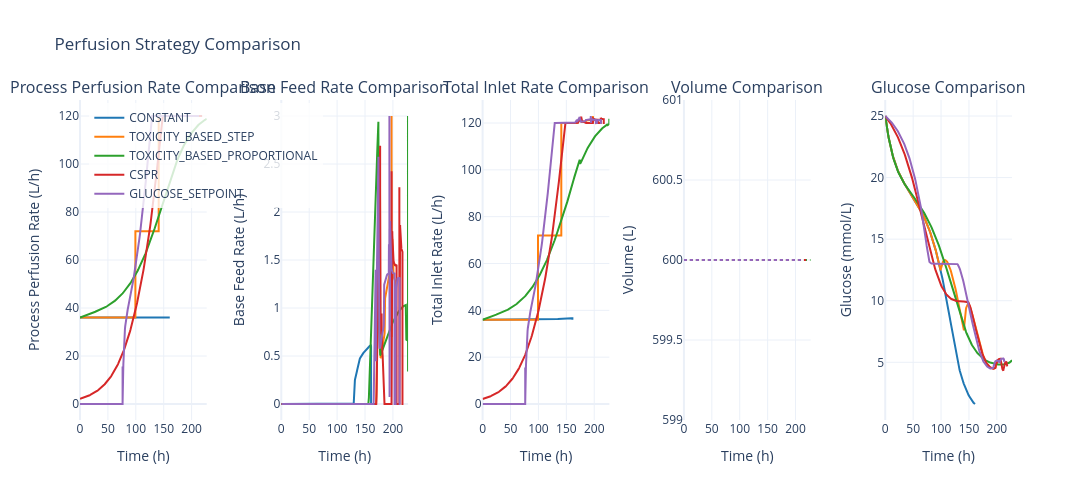

The cell this chart's notebook holds for it:
### Markdown cell above
## 9. Compare Perfusion Strategies: Inlet Rates and Glucose

### Code cell
# Comparison plot: perfusion profiles and glucose concentration across all perfusion strategies
import copy
from func_timeout import func_timeout, FunctionTimedOut
import plotly.graph_objects as go
from plotly.subplots import make_subplots
from animakinetica.analysis.batch_visualization import (
    plot_batch_volume_feed,
    plot_batch_biomass_metabolites,
)

TIMEOUT_SECONDS = 10

# Use same simulation setup for fair comparison
perfusion_strategies_compare = [
    PerfusionStrategy.CONSTANT,
    PerfusionStrategy.TOXICITY_BASED_STEP,
    PerfusionStrategy.TOXICITY_BASED_PROPORTIONAL,
    PerfusionStrategy.CSPR,
    PerfusionStrategy.GLUCOSE_SETPOINT,
]

color_map = {
    PerfusionStrategy.CONSTANT: "#1f77b4",
    PerfusionStrategy.TOXICITY_BASED_STEP: "#ff7f0e",
    PerfusionStrategy.TOXICITY_BASED_PROPORTIONAL: "#2ca02c",
    PerfusionStrategy.CSPR: "#d62728",
    PerfusionStrategy.GLUCOSE_SETPOINT: "#9467bd",
}

fig_compare = make_subplots(
    rows=1, cols=5,
    subplot_titles=(
        "Process Perfusion Rate Comparison",
        "Base Feed Rate Comparison",
        "Total Inlet Rate Comparison",
        "Volume Comparison",
        "Glucose Comparison",
    ),
    horizontal_spacing=0.08
)

params_compare = SimulationParameters.load_parameters(["Cell_GFI", "anab_GFI", "cata_GFI", "perfusion"])

def run_compare_simulation(perf_strategy, base_params):
    params_test = copy.deepcopy(base_params)
    params_test.update("excess_kinetics_batch")  # Use excess kinetics for more dynamic response in perfusion testing
    sim_test = CellCultureSimulation(
        parameters=params_test,
        kinetics=Kinetics.EXCESS,
        operating_mode=OperatingMode.PERFUSION,
        perfusion_strategy=perf_strategy,
        gas_controller=GasController.CASCADE_N_FG_XO2,
        performance_mode=False,
        solver_method="BDF"
    )
    return sim_test.run_simulation(number_of_batches=1)

for ps in perfusion_strategies_compare:
    print(f"Simulating {ps} for comparison...")
    try:
        res = func_timeout(TIMEOUT_SECONDS, run_compare_simulation, args=(ps, params_compare))
    except FunctionTimedOut:
        print(f"  ✗ TIMEOUT: {ps} exceeded {TIMEOUT_SECONDS}s limit — skipping.")
        continue
    except Exception as e:
        print(f"  ✗ ERROR in {ps}: {type(e).__name__}: {e} — skipping.")
        continue

    # Reuse existing plotting utilities and extract traces from their outputs
    fig_volume = plot_batch_volume_feed(res, batch_number=1, layout_kwargs={"showlegend": False})
    fig_biomass = plot_batch_biomass_metabolites(res, batch_number=1, layout_kwargs={"showlegend": False})

    process_rate_trace = next(tr for tr in fig_volume.data if tr.name == "Process Feed Rate")
    base_rate_trace = next(tr for tr in fig_volume.data if tr.name == "Base Feed Rate")
    total_rate_trace = next(tr for tr in fig_volume.data if tr.name == "Total Inlet Rate")
    volume_trace = next(tr for tr in fig_volume.data if tr.name == "Volume")
    glucose_trace = next(tr for tr in fig_biomass.data if tr.name == "Glucose")

    label = ps.name
    color = color_map.get(ps, None)

    fig_compare.add_trace(
        go.Scatter(
            x=process_rate_trace.x,
            y=process_rate_trace.y,
            mode="lines",
            name=label,
            line=dict(width=2, color=color),
            showlegend=True,
            hovertemplate="Strategy: " + label + "<br>Time: %{x:.1f} h<br>F_process: %{y:.4f} L/h<extra></extra>",
        ),
        row=1, col=1,
    )

    fig_compare.add_trace(
        go.Scatter(
            x=base_rate_trace.x,
            y=base_rate_trace.y,
            mode="lines",
            name=label,
            line=dict(width=2, color=color),
            showlegend=False,
            hovertemplate="Strategy: " + label + "<br>Time: %{x:.1f} h<br>F_base: %{y:.4f} L/h<extra></extra>",
        ),
        row=1, col=2,
    )

    fig_compare.add_trace(
        go.Scatter(
            x=total_rate_trace.x,
            y=total_rate_trace.y,
            mode="lines",
            name=label,
            line=dict(width=2, color=color),
            showlegend=False,
            hovertemplate="Strategy: " + label + "<br>Time: %{x:.1f} h<br>F_total: %{y:.4f} L/h<extra></extra>",
        ),
        row=1, col=3,
    )

    fig_compare.add_trace(
        go.Scatter(
            x=volume_trace.x,
            y=volume_trace.y,
            mode="lines",
            name=label,
            line=dict(width=2, color=color, dash="dot"),
            showlegend=False,
            hovertemplate="Strategy: " + label + "<br>Time: %{x:.1f} h<br>V: %{y:.2f} L<extra></extra>",
        ),
        row=1, col=4,
    )

    fig_compare.add_trace(
        go.Scatter(
            x=glucose_trace.x,
            y=glucose_trace.y,
            mode="lines",
            name=label,
            line=dict(width=2, color=color),
            showlegend=False,
            hovertemplate="Strategy: " + label + "<br>Time: %{x:.1f} h<br>Glucose: %{y:.2f} mmol/L<extra></extra>",
        ),
        row=1, col=5,
    )

for col in range(1, 6):
    fig_compare.update_xaxes(title_text="Time (h)", row=1, col=col)

fig_compare.update_yaxes(title_text="Process Perfusion Rate (L/h)", row=1, col=1)
fig_compare.update_yaxes(title_text="Base Feed Rate (L/h)", row=1, col=2)
fig_compare.update_yaxes(title_text="Total Inlet Rate (L/h)", row=1, col=3)
fig_compare.update_yaxes(title_text="Volume (L)", row=1, col=4)
fig_compare.update_yaxes(title_text="Glucose (mmol/L)", row=1, col=5)

fig_compare.update_layout(
    title_text="Perfusion Strategy Comparison",
    template="plotly_white",
    height=500,
    width=3200,
    legend=dict(x=0.01, y=0.99, bgcolor="rgba(255,255,255,0.8)"),
)

fig_compare.show()

### Figure 1 — Plotly figure (JSON) as saved in the notebook; plotly's stock layout.template omitted (floating-point values rounded to 4 significant figures; data arrays with more than 128 entries replaced by an {"elided": "..."} marker saying what was removed)
{"data": [{"hovertemplate": "Strategy: CONSTANT<br>Time: %{x:.1f} h<br>F_process: %{y:.4f} L/h<extra></extra>", "line": {"color": "#1f77b4", "width": 2}, "mode": "lines", "name": "CONSTANT", "showlegend": true, "type": "scatter", "x": {"elided": "254 float values"}, "xaxis": "x", "y": {"elided": "254 float values"}, "yaxis": "y"}, {"hovertemplate": "Strategy: CONSTANT<br>Time: %{x:.1f} h<br>F_base: %{y:.4f} L/h<extra></extra>", "line": {"color": "#1f77b4", "width": 2}, "mode": "lines", "name": "CONSTANT", "showlegend": false, "type": "scatter", "x": {"elided": "254 float values"}, "xaxis": "x2", "y": {"elided": "254 float values"}, "yaxis": "y2"}, {"hovertemplate": "Strategy: CONSTANT<br>Time: %{x:.1f} h<br>F_total: %{y:.4f} L/h<extra></extra>", "line": {"color": "#1f77b4", "width": 2}, "mode": "lines", "name": "CONSTANT", "showlegend": false, "type": "scatter", "x": {"elided": "254 float values"}, "xaxis": "x3", "y": {"elided": "254 float values"}, "yaxis": "y3"}, {"hovertemplate": "Strategy: CONSTANT<br>Time: %{x:.1f} h<br>V: %{y:.2f} L<extra></extra>", "line": {"color": "#1f77b4", "dash": "dot", "width": 2}, "mode": "lines", "name": "CONSTANT", "showlegend": false, "type": "scatter", "x": {"elided": "254 float values"}, "xaxis": "x4", "y": {"elided": "254 float values"}, "yaxis": "y4"}, {"hovertemplate": "Strategy: CONSTANT<br>Time: %{x:.1f} h<br>Glucose: %{y:.2f} mmol/L<extra></extra>", "line": {"color": "#1f77b4", "width": 2}, "mode": "lines", "name": "CONSTANT", "showlegend": false, "type": "scatter", "x": {"elided": "254 float values"}, "xaxis": "x5", "y": {"elided": "254 float values"}, "yaxis": "y5"}, {"hovertemplate": "Strategy: TOXICITY_BASED_STEP<br>Time: %{x:.1f} h<br>F_process: %{y:.4f} L/h<extra></extra>", "line": {"color": "#ff7f0e", "width": 2}, "mode": "lines", "name": "TOXICITY_BASED_STEP", "showlegend": true, "type": "scatter", "x": {"elided": "638 float values"}, "xaxis": "x", "y": {"elided": "638 float values"}, "yaxis": "y"}, {"hovertemplate": "Strategy: TOXICITY_BASED_STEP<br>Time: %{x:.1f} h<br>F_base: %{y:.4f} L/h<extra></extra>", "line": {"color": "#ff7f0e", "width": 2}, "mode": "lines", "name": "TOXICITY_BASED_STEP", "showlegend": false, "type": "scatter", "x": {"elided": "638 float values"}, "xaxis": "x2", "y": {"elided": "638 float values"}, "yaxis": "y2"}, {"hovertemplate": "Strategy: TOXICITY_BASED_STEP<br>Time: %{x:.1f} h<br>F_total: %{y:.4f} L/h<extra></extra>", "line": {"color": "#ff7f0e", "width": 2}, "mode": "lines", "name": "TOXICITY_BASED_STEP", "showlegend": false, "type": "scatter", "x": {"elided": "638 float values"}, "xaxis": "x3", "y": {"elided": "638 float values"}, "yaxis": "y3"}, {"hovertemplate": "Strategy: TOXICITY_BASED_STEP<br>Time: %{x:.1f} h<br>V: %{y:.2f} L<extra></extra>", "line": {"color": "#ff7f0e", "dash": "dot", "width": 2}, "mode": "lines", "name": "TOXICITY_BASED_STEP", "showlegend": false, "type": "scatter", "x": {"elided": "638 float values"}, "xaxis": "x4", "y": {"elided": "638 float values"}, "yaxis": "y4"}, {"hovertemplate": "Strategy: TOXICITY_BASED_STEP<br>Time: %{x:.1f} h<br>Glucose: %{y:.2f} mmol/L<extra></extra>", "line": {"color": "#ff7f0e", "width": 2}, "mode": "lines", "name": "TOXICITY_BASED_STEP", "showlegend": false, "type": "scatter", "x": {"elided": "638 float values"}, "xaxis": "x5", "y": {"elided": "638 float values"}, "yaxis": "y5"}, {"hovertemplate": "Strategy: TOXICITY_BASED_PROPORTIONAL<br>Time: %{x:.1f} h<br>F_process: %{y:.4f} L/h<extra></extra>", "line": {"color": "#2ca02c", "width": 2}, "mode": "lines", "name": "TOXICITY_BASED_PROPORTIONAL", "showlegend": true, "type": "scatter", "x": {"elided": "548 float values"}, "xaxis": "x", "y": {"elided": "548 float values"}, "yaxis": "y"}, {"hovertemplate": "Strategy: TOXICITY_BASED_PROPORTIONAL<br>Time: %{x:.1f} h<br>F_base: %{y:.4f} L/h<extra></extra>", "line": {"color": "#2ca02c", "width": 2}, "mode": "lines", "name": "TOXICITY_BASED_PROPORTIONAL", "showlegend": false, "type": "scatter", "x": {"elided": "548 float values"}, "xaxis": "x2", "y": {"elided": "548 float values"}, "yaxis": "y2"}, {"hovertemplate": "Strategy: TOXICITY_BASED_PROPORTIONAL<br>Time: %{x:.1f} h<br>F_total: %{y:.4f} L/h<extra></extra>", "line": {"color": "#2ca02c", "width": 2}, "mode": "lines", "name": "TOXICITY_BASED_PROPORTIONAL", "showlegend": false, "type": "scatter", "x": {"elided": "548 float values"}, "xaxis": "x3", "y": {"elided": "548 float values"}, "yaxis": "y3"}, {"hovertemplate": "Strategy: TOXICITY_BASED_PROPORTIONAL<br>Time: %{x:.1f} h<br>V: %{y:.2f} L<extra></extra>", "line": {"color": "#2ca02c", "dash": "dot", "width": 2}, "mode": "lines", "name": "TOXICITY_BASED_PROPORTIONAL", "showlegend": false, "type": "scatter", "x": {"elided": "548 float values"}, "xaxis": "x4", "y": {"elided": "548 float values"}, "yaxis": "y4"}, {"hovertemplate": "Strategy: TOXICITY_BASED_PROPORTIONAL<br>Time: %{x:.1f} h<br>Glucose: %{y:.2f} mmol/L<extra></extra>", "line": {"color": "#2ca02c", "width": 2}, "mode": "lines", "name": "TOXICITY_BASED_PROPORTIONAL", "showlegend": false, "type": "scatter", "x": {"elided": "548 float values"}, "xaxis": "x5", "y": {"elided": "548 float values"}, "yaxis": "y5"}, {"hovertemplate": "Strategy: CSPR<br>Time: %{x:.1f} h<br>F_process: %{y:.4f} L/h<extra></extra>", "line": {"color": "#d62728", "width": 2}, "mode": "lines", "name": "CSPR", "showlegend": true, "type": "scatter", "x": {"elided": "4488 float values"}, "xaxis": "x", "y": {"elided": "4488 float values"}, "yaxis": "y"}, {"hovertemplate": "Strategy: CSPR<br>Time: %{x:.1f} h<br>F_base: %{y:.4f} L/h<extra></extra>", "line": {"color": "#d62728", "width": 2}, "mode": "lines", "name": "CSPR", "showlegend": false, "type": "scatter", "x": {"elided": "4488 float values"}, "xaxis": "x2", "y": {"elided": "4488 float values"}, "yaxis": "y2"}, {"hovertemplate": "Strategy: CSPR<br>Time: %{x:.1f} h<br>F_total: %{y:.4f} L/h<extra></extra>", "line": {"color": "#d62728", "width": 2}, "mode": "lines", "name": "CSPR", "showlegend": false, "type": "scatter", "x": {"elided": "4488 float values"}, "xaxis": "x3", "y": {"elided": "4488 float values"}, "yaxis": "y3"}, {"hovertemplate": "Strategy: CSPR<br>Time: %{x:.1f} h<br>V: %{y:.2f} L<extra></extra>", "line": {"color": "#d62728", "dash": "dot", "width": 2}, "mode": "lines", "name": "CSPR", "showlegend": false, "type": "scatter", "x": {"elided": "4488 float values"}, "xaxis": "x4", "y": {"elided": "4488 float values"}, "yaxis": "y4"}, {"hovertemplate": "Strategy: CSPR<br>Time: %{x:.1f} h<br>Glucose: %{y:.2f} mmol/L<extra></extra>", "line": {"color": "#d62728", "width": 2}, "mode": "lines", "name": "CSPR", "showlegend": false, "type": "scatter", "x": {"elided": "4488 float values"}, "xaxis": "x5", "y": {"elided": "4488 float values"}, "yaxis": "y5"}, {"hovertemplate": "Strategy: GLUCOSE_SETPOINT<br>Time: %{x:.1f} h<br>F_process: %{y:.4f} L/h<extra></extra>", "line": {"color": "#9467bd", "width": 2}, "mode": "lines", "name": "GLUCOSE_SETPOINT", "showlegend": true, "type": "scatter", "x": {"elided": "821 float values"}, "xaxis": "x", "y": {"elided": "821 float values"}, "yaxis": "y"}, {"hovertemplate": "Strategy: GLUCOSE_SETPOINT<br>Time: %{x:.1f} h<br>F_base: %{y:.4f} L/h<extra></extra>", "line": {"color": "#9467bd", "width": 2}, "mode": "lines", "name": "GLUCOSE_SETPOINT", "showlegend": false, "type": "scatter", "x": {"elided": "821 float values"}, "xaxis": "x2", "y": {"elided": "821 float values"}, "yaxis": "y2"}, {"hovertemplate": "Strategy: GLUCOSE_SETPOINT<br>Time: %{x:.1f} h<br>F_total: %{y:.4f} L/h<extra></extra>", "line": {"color": "#9467bd", "width": 2}, "mode": "lines", "name": "GLUCOSE_SETPOINT", "showlegend": false, "type": "scatter", "x": {"elided": "821 float values"}, "xaxis": "x3", "y": {"elided": "821 float values"}, "yaxis": "y3"}, {"hovertemplate": "Strategy: GLUCOSE_SETPOINT<br>Time: %{x:.1f} h<br>V: %{y:.2f} L<extra></extra>", "line": {"color": "#9467bd", "dash": "dot", "width": 2}, "mode": "lines", "name": "GLUCOSE_SETPOINT", "showlegend": false, "type": "scatter", "x": {"elided": "821 float values"}, "xaxis": "x4", "y": {"elided": "821 float values"}, "yaxis": "y4"}, {"hovertemplate": "Strategy: GLUCOSE_SETPOINT<br>Time: %{x:.1f} h<br>Glucose: %{y:.2f} mmol/L<extra></extra>", "line": {"color": "#9467bd", "width": 2}, "mode": "lines", "name": "GLUCOSE_SETPOINT", "showlegend": false, "type": "scatter", "x": {"elided": "821 float values"}, "xaxis": "x5", "y": {"elided": "821 float values"}, "yaxis": "y5"}], "layout": {"annotations": [{"font": {"size": 16}, "showarrow": false, "text": "Process Perfusion Rate Comparison", "x": 0.068, "xanchor": "center", "xref": "paper", "y": 1, "yanchor": "bottom", "yref": "paper"}, {"font": {"size": 16}, "showarrow": false, "text": "Base Feed Rate Comparison", "x": 0.284, "xanchor": "center", "xref": "paper", "y": 1, "yanchor": "bottom", "yref": "paper"}, {"font": {"size": 16}, "showarrow": false, "text": "Total Inlet Rate Comparison", "x": 0.5, "xanchor": "center", "xref": "paper", "y": 1, "yanchor": "bottom", "yref": "paper"}, {"font": {"size": 16}, "showarrow": false, "text": "Volume Comparison", "x": 0.716, "xanchor": "center", "xref": "paper", "y": 1, "yanchor": "bottom", "yref": "paper"}, {"font": {"size": 16}, "showarrow": false, "text": "Glucose Comparison", "x": 0.932, "xanchor": "center", "xref": "paper", "y": 1, "yanchor": "bottom", "yref": "paper"}], "height": 500, "legend": {"bgcolor": "rgba(255,255,255,0.8)", "x": 0.01, "y": 0.99}, "title": {"text": "Perfusion Strategy Comparison"}, "width": 3200, "xaxis": {"anchor": "y", "domain": [0, 0.136], "title": {"text": "Time (h)"}}, "xaxis2": {"anchor": "y2", "domain": [0.216, 0.352], "title": {"text": "Time (h)"}}, "xaxis3": {"anchor": "y3", "domain": [0.432, 0.568], "title": {"text": "Time (h)"}}, "xaxis4": {"anchor": "y4", "domain": [0.648, 0.784], "title": {"text": "Time (h)"}}, "xaxis5": {"anchor": "y5", "domain": [0.864, 1.0], "title": {"text": "Time (h)"}}, "yaxis": {"anchor": "x", "domain": [0, 1], "title": {"text": "Process Perfusion Rate (L/h)"}}, "yaxis2": {"anchor": "x2", "domain": [0, 1], "title": {"text": "Base Feed Rate (L/h)"}}, "yaxis3": {"anchor": "x3", "domain": [0, 1], "title": {"text": "Total Inlet Rate (L/h)"}}, "yaxis4": {"anchor": "x4", "domain": [0, 1], "title": {"text": "Volume (L)"}}, "yaxis5": {"anchor": "x5", "domain": [0, 1], "title": {"text": "Glucose (mmol/L)"}}}}
